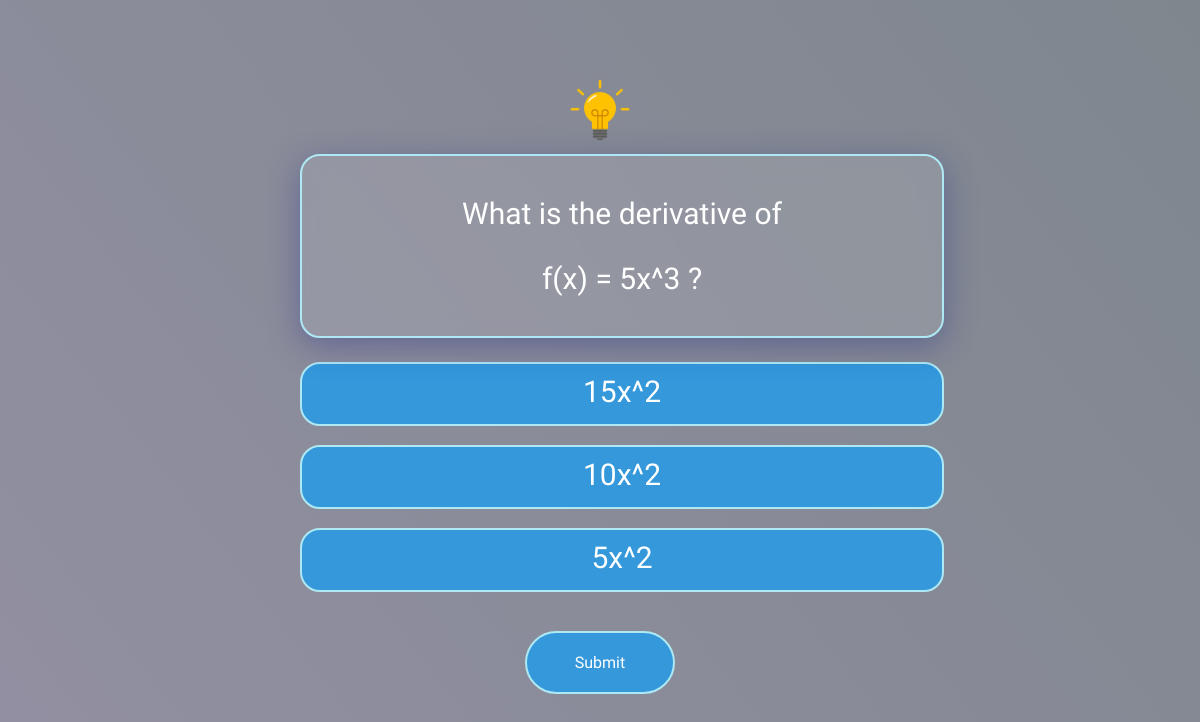
The app's page /practice-question/solo/1/ (signed in), older data.
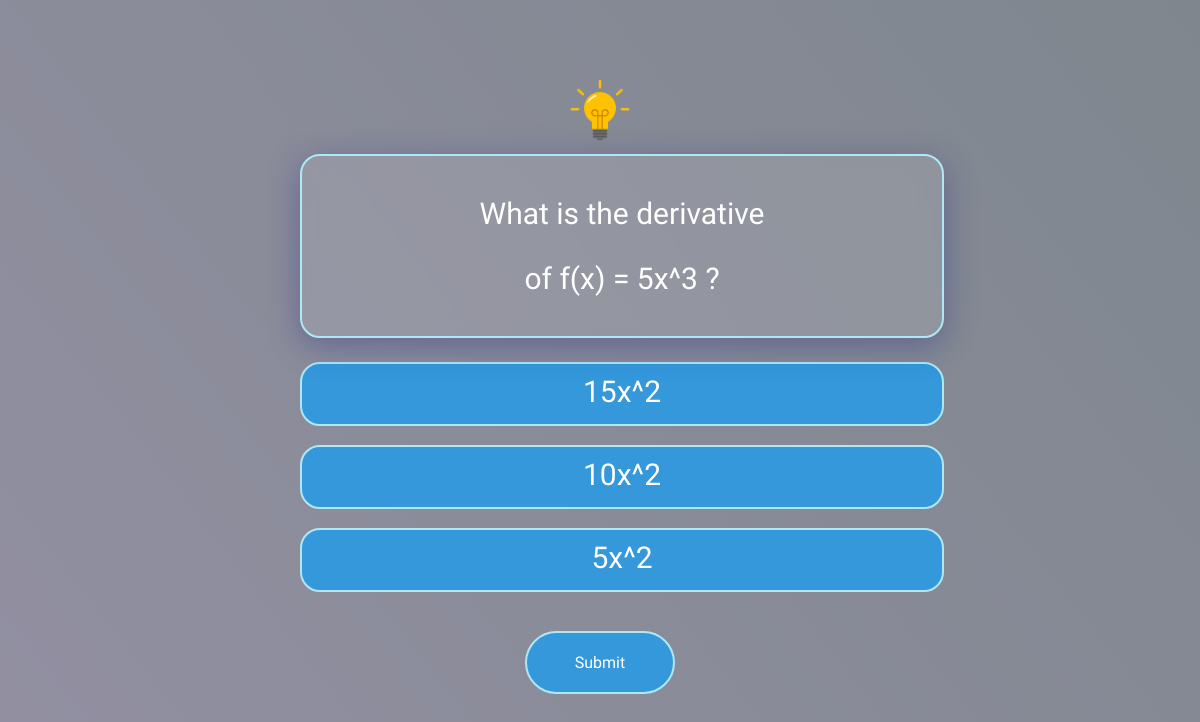
The same page, newer data.
### quiz/models.py (models this page shows, shortened)
class SoloQuestion(models.Model):
    DIFFICULTY_CHOICES = [
        ('easy','Easy'),
        ('medium','Medium'),
        ('hard','Hard'),
    ]
    difficulty = models.CharField(max_length=10, choices=DIFFICULTY_CHOICES,  blank=True, null=True)
    question_text = models.TextField()
    question_formula = models.TextField(blank=True, null=True)
    option_a = models.TextField(null=True, blank=True)
    option_b = models.TextField(null=True, blank=True)
    option_c = models.TextField(null=True, blank=True)
    answer = models.CharField(max_length=100, null=True, blank=True)
    hint_question = models.CharField(max_length=100, null=True, blank=True)
    solution_here = models.ImageField(upload_to='solutions/',blank=True)

### quiz/views.py (the view, shortened to what this page needs)
# urls.py: path('practice-question/solo/<int:practice_mode_instance_id>/', views.practice_question_solo, name='practice'),
@csrf_exempt
@login_required(login_url='home')
def practice_question_solo(request, practice_mode_instance_id):
    practice_mode_instance = SoloPracticeMode.objects.get(id=practice_mode_instance_id)
    questions = list(practice_mode_instance.questions.all())
    random.shuffle(questions)
    return render(request, 'practiceQuestion/question.html', {'practice_mode_instance': practice_mode_instance, 'shuffled_questions': questions})

### templates/practiceQuestion/question.html (shortened to what this page needs)
<!DOCTYPE html>
<html lang="en">
<head>
  {% load static %}
  <link rel="stylesheet" href="{% static 'css/question/question.css' %}">
  <link rel="stylesheet" href="https://unpkg.com/mathlive/dist/mathlive-static.css" />
  <link rel="stylesheet" href="https://cdnjs.cloudflare.com/ajax/libs/font-awesome/6.5.1/css/all.min.css">
</head>
<body>
<div id="quiz-container">
  {% if practice_mode_instance.questions.all %}
  <form method="POST">
    {% for question in shuffled_questions %}
    <div class="question-container" id="question{{ question.id }}">
      <div class="hint">
        <img src="{% static 'img/bulb.png' %}" alt="Hint" onclick="showHint('{{ question.id }}')">
      </div>
      <div class="question-container" id="question{{ question.id }}">
        <div class="question">
          <div class="text-question mathlive">
            <p>{{ question.question_text }}</p>
          </div>
          {% autoescape off %}
          <div class="mathlive">
            <p>{{ question.question_formula }}</p>
          </div>
          {% endautoescape %}
        </div>
        <div class="choices">
          <input type="radio" name="user_answer_{{ question.id }}" value="{{ question.option_a }}"  id="q{{ question.id }}a"><label for="q{{ question.id }}a" class="mathlive">{{ question.option_a }}</label><br>
          <input type="radio" name="user_answer_{{ question.id }}" value="{{ question.option_b }}" id="q{{ question.id }}b"><label for="q{{ question.id }}b" class="mathlive">{{ question.option_b }}</label><br>
          <input type="radio" name="user_answer_{{ question.id }}" value="{{ question.option_c }}" id="q{{ question.id }}c"><label for="q{{ question.id }}c" class="mathlive">{{ question.option_c }}</label><br>
        </div>
      </div>
    {% endfor %}
    <button>Submit</button>
  </form>
  {% else %}
    <p>No questions available for the selected criteria.</p>
  {% endif %}
</div>
</body>
</html>

### static/css/question/question.css (style rules this page uses)
body { font-family: 'Nova Square', sans-serif; background: linear-gradient(232deg, rgba(0, 15, 30, 0.5), rgba(38, 33, 69, 0.5)), url('/static/img/bg.jpg'); background-attachment: fixed; background-size: cover; background-repeat: no-repeat; margin: 0; padding: 0; }
#quiz-container { max-width: 600px; margin: 50px auto; padding: 20px; border-radius: 10px; opacity: 100%; transition: opacity 1s ease-in-out; text-align: center; }
.question-container { margin-bottom: 20px; opacity: 100%; transition: opacity 1s ease-in-out; background: transparent; }
.question { position: relative; text-align: center; justify-content: center; margin-bottom: 24px; color: #fff; border: 2px solid #ade8f4; background: rgba(255, 255, 255, 0.1); box-shadow: 0 8px 32px 0 rgba(31, 38, 135, 0.37); backdrop-filter: blur(1px); -webkit-backdrop-filter: blur(1px); border-radius: 20px; width: 600px; height: auto; overflow: hidden; padding: 10px 20px; backdrop-filter: blur(10px); font-size: 30px; }
.choices { margin-top: 10px; }
.choices label { display: block; font-size: 30px; font-family: 'Nova Square', sans-serif; padding: 10px; width: 620px; height: 40px; background-color: #3498db; color: #fff; border: 2px solid #ade8f4; border-radius: 20px; cursor: pointer; }
button { font-family: 'Nova Square', sans-serif; padding: 20px; width: 150px; background-color: #3498db; border: 2px solid #ade8f4; color: #fff; border-radius: 40px; font-size: 16px; cursor: pointer; transition: background-color 0.3s ease; }
.hint img { width: 80px; height: auto; cursor: pointer; }

Row changes from the older to the newer data that the page shows:
changed SoloQuestion: question_text "What is the derivative of" → "What is the derivative"; question_formula "f(x) = 5x^3 ?" → "of f(x) = 5x^3 ?"
